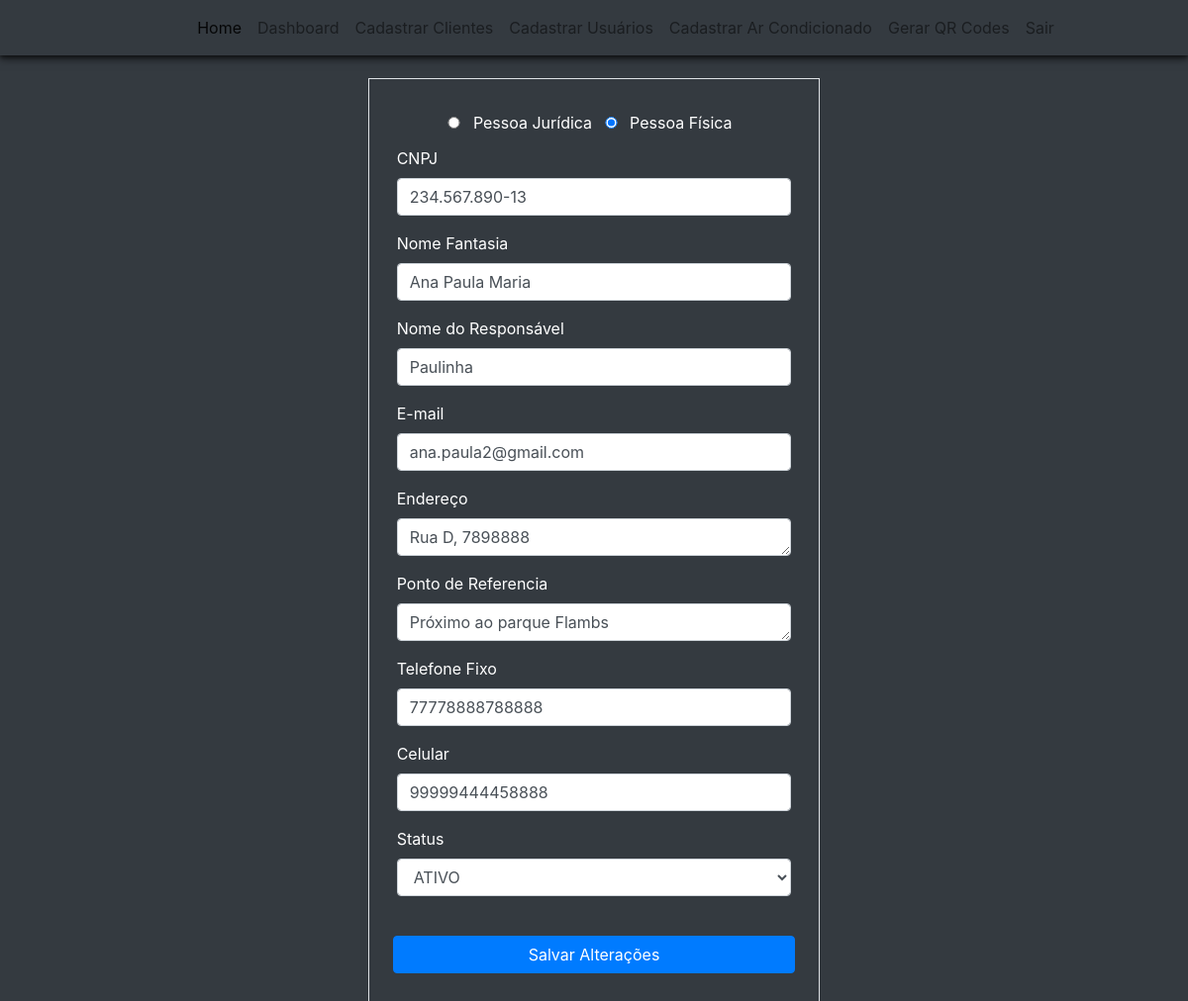
The page /edicao-cliente/4 (signed in) on the database its author committed.
### climaxcool/models.py (models this page shows)
class Customers(database.Model):
    id = database.Column(database.Integer, primary_key=True)
    type_customer = database.Column(database.String, nullable=False)
    number_register_customer = database.Column(database.String, nullable=False, unique=True)
    name_customer = database.Column(database.String, nullable=False)
    name_responsible = database.Column(database.String)
    email = database.Column(database.String)
    address = database.Column(database.String)
    telephone_fixed = database.Column(database.String)
    telephone_mobile = database.Column(database.String, nullable=False)
    reference_point = database.Column(database.String)
    status_customer = database.Column(database.String, default="ATIVO")
    date_create = database.Column(database.DateTime, nullable=False, default=datetime.utcnow)
    date_last_update = database.Column(database.DateTime, default=datetime.utcnow, onupdate=datetime.utcnow)
    id_user = database.Column(database.Integer, database.ForeignKey('users.id'), nullable=False)
    equipment = database.relationship('Equipments', backref='company_asset', lazy=True)

### climaxcool/route/routes.py (the view, shortened to what this page needs)
@app.route('/edicao-cliente/<customer_id>', methods=['POST', 'GET'])
@login_required
def customers_update(customer_id):
    customer = Customers.query.get(int(customer_id))
    form_customer = FormCustomerRegistration(
        type_customer= customer.type_customer,
        number_register_customer= customer.number_register_customer,
        name_customer= customer.name_customer,
        name_responsible= customer.name_responsible,
        email= customer.email,
        address= customer.address,
        telephone_fixed= customer.telephone_fixed,
        telephone_mobile= customer.telephone_mobile,
        reference_point= customer.reference_point,
        status_customer= customer.status_customer
        )
    form_customer.edit_mode.data = 'True'
    if form_customer.errors:
        print(form_customer.errors)
    return render_template('customer_update.html', form_customer=form_customer)

### climaxcool/forms.py (shortened to what this page needs)
class FormCustomerRegistration(FlaskForm):
    edit_mode = HiddenField()
    type_customer = RadioField('Tipo de Cliente', choices=["Pessoa Jurídica", "Pessoa Física"], validators=[DataRequired()])
    number_register_customer =  StringField('CNPJ')
    name_customer = StringField('Nome Fantasia', validators=[DataRequired()])
    name_responsible = StringField('Nome do Responsável')
    email = StringField('E-mail', validators=[DataRequired(), Email()])
    address = TextAreaField('Endereço')
    telephone_fixed = StringField('Telefone Fixo')
    telephone_mobile = StringField('Celular')
    reference_point = TextAreaField('Ponto de Referencia')
    status_customer = SelectField('Status', choices=['ATIVO', 'INATIVO'])
    btn_submit_customer = SubmitField('Cadastrar Cliente')

### climaxcool/models.py (called while the page is built)
@login_manager.user_loader
def load_user(id_user):
    return Users.query.get(int(id_user))

### climaxcool/templates/customer_update.html (shortened to what this page needs)
{% extends 'nav_logged.html' %}
{% block bodynav %}
<div class="d-flex justify-content-center align-items-center bg-dark" style="padding-top: 70px;">
    <div class="bg-dark text-white">
        <div class="col">
            <div>
                <form method="POST" action="" class="border p-4 mt-2 mb-2">
                    <fieldset>
                        <div style="font-size: 16px;" class="text-center">
                            {% for subfield in form_customer.type_customer %}
                            <tr>
                                <td>{{ subfield(style="height: 12px;") }}</td>
                                <td>{{ subfield.label(class="my-2 mx-2") }}</td>
                            </tr>
                            {% endfor %}
                        </div>
                        <div class="row form-group mt-1 mx-1">
                            <div>
                                <label for="number_register_customer" id="label-type-client">CNPJ</label>
                            </div>
                            {% if form_customer.number_register_customer.errors %}
                            {{ form_customer.number_register_customer(id="number_register_customer", class="form-control is-invalid", placeholder="999.999.999/9999-99", maxlength="26",) }}
                            <div class="invalid-feedback">
                                {%for erro in form_customer.number_register_customer.errors %}
                                {{ erro }}
                                {%endfor%}
                            </div>
                            {%else%}
                            {{ form_customer.number_register_customer(id="number_register_customer", class="form-control", placeholder="999.999.999/9999-99", maxlength="26",) }}
                            {%endif%}
                        </div>
                        <div class="row form-group mt-1 mx-1">
                            <div>
                                <label for="name_generic" id="label-name-generic">Nome Fantasia</label>
                            </div>
                            {{ form_customer.name_customer(id="name_generic", class="form-control") }}
                        </div>
                        <div class="form-group mt-1 mx-1">
                            {{ form_customer.name_responsible.label(id='label-name-responsible', class="form-label") }}
                            {{ form_customer.name_responsible(class="form-control") }}
                        </div>
                        <div class="row form-group mt-1 mx-1">
                            {{ form_customer.email.label(class="form-label") }}
                            {% if form_customer.email.errors %}
                            {{ form_customer.email(class="form-control is-invalid", placeholder="exemplo@gmail.com") }}
                            <div class="invalid-feedback">
                                {% for erro in form_customer.email.errors %}
                                E-mail inválido
                                {% endfor %}
                            </div>
                            {% else %}
                            {{ form_customer.email(class="form-control", placeholder="exemplo@gmail.com") }}
                            {% endif %}
                        </div>
                        <div class="row form-group mt-1 mx-1">
                            {{ form_customer.address.label(class="form-label") }}
                            {{ form_customer.address(class="form-control", rows="1") }}
                        </div>
                        <div class="row form-group mt-1 mx-1">
                            {{ form_customer.reference_point.label(class="form-label") }}
                            {{ form_customer.reference_point(class="form-control w-100", rows="1") }}
                        </div>
                        <div class="row form-group mt-1 mx-1">
                            {{ form_customer.telephone_fixed.label(class="form-label") }}
                            {{ form_customer.telephone_fixed(class="form-control w-100", rows="1") }}
                        </div>
                        <div class="row form-group mt-1 mx-1">
                            {{ form_customer.telephone_mobile.label(class="form-label") }}
                            {{ form_customer.telephone_mobile(class="form-control w-100", rows="1") }}
                        </div>
                        <div class="row form-group mt-1 mx-1">
                            {{ form_customer.status_customer.label(class="form-label") }}
                            {{ form_customer.status_customer(class="form-control w-100", rows="1") }}
                        </div>
                    </fieldset>
                    <div class="w-auto">
                        <button class="w-100 btn btn-primary mt-4 mb-2" type="submit">Salvar Alterações</button>
                    </div>
                </form>
            </div>
        </div>
    </div>
</div>
{% endblock %}

### rows shown on the page
Customers: number_register_customer "234.567.890-13", name_customer "Ana Paula Maria", name_responsible "Paulinha", email "ana.paula2@gmail.com", address "Rua D, 7898888", reference_point "Próximo ao parque Flambs", telephone_fixed "77778888788888", telephone_mobile "99999444458888", status_customer "ATIVO"

### other values the page prints
{{ subfield.label(class="my-2 mx-2") }} "Pessoa Jurídica" "Pessoa Física"
